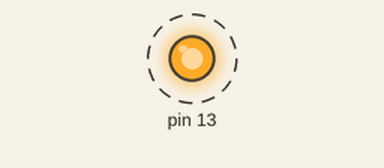
This sketch was run on a simulated Arduino Uno, built with avr-gcc and run on an emulated ATmega328P. Shown: output pins drawn as LEDs (lit = HIGH). Dashed ring = blinking. What the sketch prints to the serial monitor is not drawn.

Above: at 0.5 s.
Timing chart, 0 to 4.6 s (numbered marks = the images above):
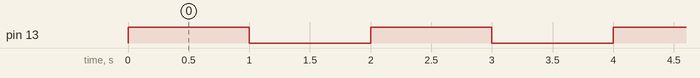

The sketch:

arduino-test.ino
```cpp
// Тестовая прошивка Arduino Uno мигание светодиодом на 13 ноге плюс вывод в Serial


// the setup routine runs once when you press reset:
int debug = 0;

void setup()
{
  // initialize serial communication at 9600 bits per second:
  Serial.begin(9600);

  Serial.println("Hello world");
  pinMode(13, OUTPUT);
}
// the loop routine runs over and over again forever:
void loop()
{
  if (debug)
    Serial.println("Led on");

  digitalWrite(13, 1);

  delay(1000);

  if (debug)
    Serial.println("Led off");

  digitalWrite(13, 0);

  delay(1000);
}
```

Measured:
- by itself, pin 13: alternates HIGH for 1.0 s and LOW for 1.0 s
